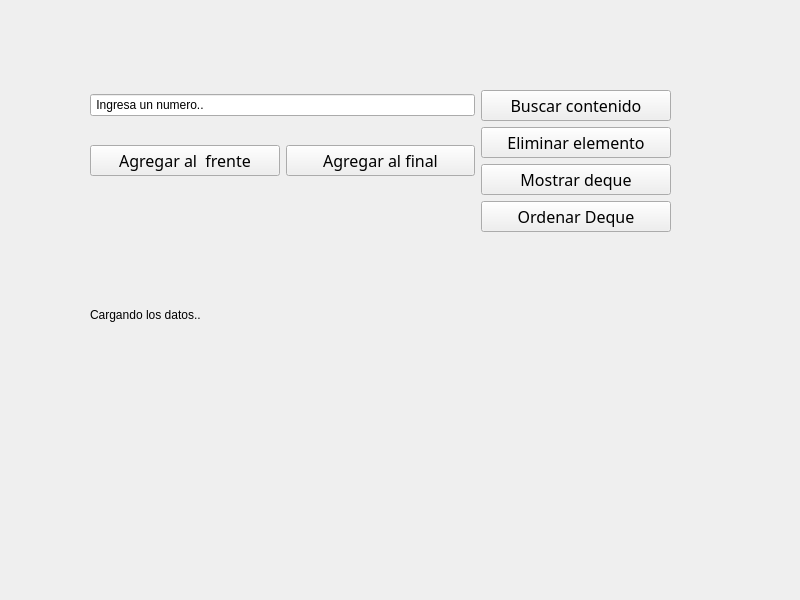
<?xml version="1.0" encoding="UTF-8"?>
<ui version="4.0">
 <class>Widget</class>
 <widget class="QWidget" name="Widget">
  <property name="geometry">
   <rect>
    <x>0</x>
    <y>0</y>
    <width>800</width>
    <height>600</height>
   </rect>
  </property>
  <property name="windowTitle">
   <string>Widget</string>
  </property>
  <widget class="QWidget" name="layoutWidget">
   <property name="geometry">
    <rect>
     <x>90</x>
     <y>90</y>
     <width>581</width>
     <height>301</height>
    </rect>
   </property>
   <layout class="QGridLayout" name="gridLayout">
    <item row="4" column="2">
     <widget class="QPushButton" name="pushButton_viewDeque">
      <property name="font">
       <font>
        <family>Bahnschrift Condensed</family>
        <pointsize>12</pointsize>
        <bold>false</bold>
       </font>
      </property>
      <property name="text">
       <string>Mostrar deque</string>
      </property>
     </widget>
    </item>
    <item row="3" column="1" rowspan="2">
     <widget class="QPushButton" name="pushButton_agregarFinal">
      <property name="font">
       <font>
        <family>Bahnschrift Condensed</family>
        <pointsize>12</pointsize>
        <bold>false</bold>
       </font>
      </property>
      <property name="text">
       <string>Agregar al final</string>
      </property>
     </widget>
    </item>
    <item row="3" column="0" rowspan="2">
     <widget class="QPushButton" name="pushButton_agregarFrente">
      <property name="font">
       <font>
        <family>Bahnschrift Condensed</family>
        <pointsize>12</pointsize>
        <bold>false</bold>
       </font>
      </property>
      <property name="text">
       <string>Agregar al  frente</string>
      </property>
     </widget>
    </item>
    <item row="6" column="0" colspan="3">
     <widget class="QLabel" name="label_mostrar">
      <property name="text">
       <string>Cargando los datos..</string>
      </property>
     </widget>
    </item>
    <item row="3" column="2">
     <widget class="QPushButton" name="pushButton_EliminarElemento">
      <property name="font">
       <font>
        <family>Bahnschrift Condensed</family>
        <pointsize>12</pointsize>
        <bold>false</bold>
       </font>
      </property>
      <property name="text">
       <string>Eliminar elemento</string>
      </property>
     </widget>
    </item>
    <item row="0" column="2">
     <widget class="QPushButton" name="pushButton_buscarContenido">
      <property name="font">
       <font>
        <family>Bahnschrift Condensed</family>
        <pointsize>12</pointsize>
        <bold>false</bold>
       </font>
      </property>
      <property name="text">
       <string>Buscar contenido</string>
      </property>
     </widget>
    </item>
    <item row="0" column="0" colspan="2">
     <widget class="QLineEdit" name="lineEdit">
      <property name="text">
       <string> Ingresa un numero..</string>
      </property>
     </widget>
    </item>
    <item row="5" column="2">
     <widget class="QPushButton" name="pushButton_ordenarDeque">
      <property name="font">
       <font>
        <family>Bahnschrift Condensed</family>
        <pointsize>12</pointsize>
        <bold>false</bold>
       </font>
      </property>
      <property name="text">
       <string>Ordenar Deque</string>
      </property>
     </widget>
    </item>
   </layout>
  </widget>
 </widget>
 <resources/>
 <connections/>
</ui>
